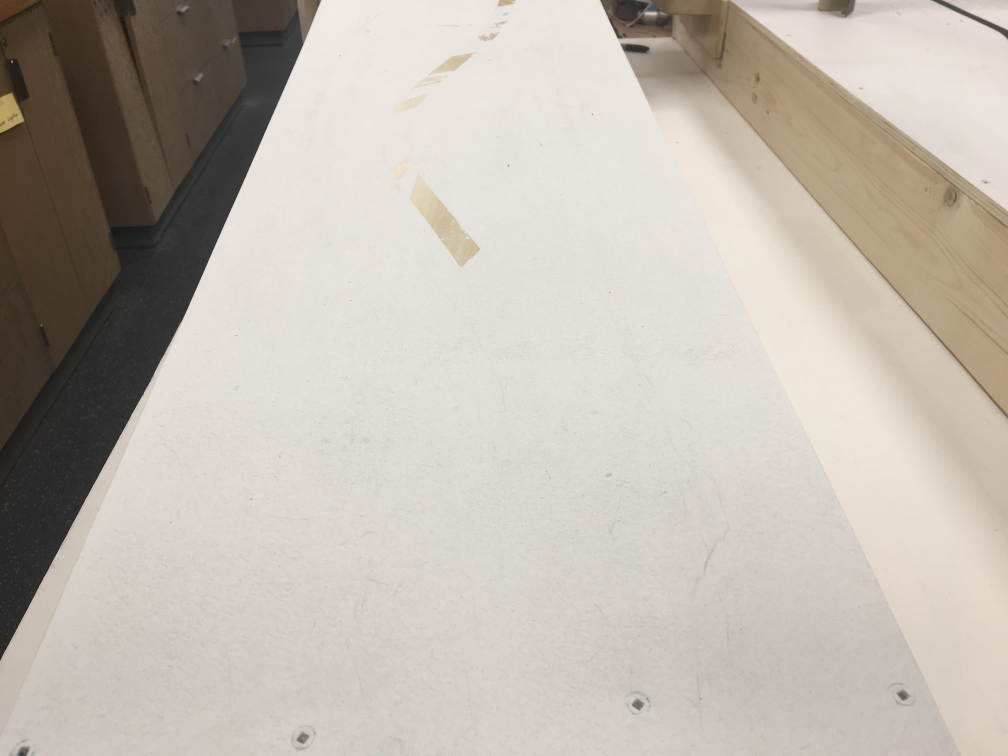
#> input picture Software/bridge.jpg, 4032 x 3024 px (shown at 1/4 size)
$ python edges.py   (older library calls are emulated)
#> lines starting #> are read from the running program, lines starting #| are printed output that depends on the picture
import cv2
import numpy as np
from matplotlib import pyplot as plt

IMAGE_H = 3024
IMAGE_W = 4032

src = np.float32([[0, IMAGE_H], [1207, IMAGE_H], [0, 0], [IMAGE_W, 0]])
dst = np.float32([[569, IMAGE_H], [711, IMAGE_H], [0, 0], [IMAGE_W, 0]])
M = cv2.getPerspectiveTransform(src, dst) # The transformation matrix
Minv = cv2.getPerspectiveTransform(dst, src) # Inverse transformation

img = cv2.imread('./bridge.jpg') # Read the test img
#> img is the input picture: shape (3024, 4032, 3); mean B, G, R 176.2, 184.8, 191.8
#img = img[450:(450+IMAGE_H), 0:IMAGE_W] # Apply np slicing for ROI crop
warped_img = cv2.warpPerspective(img, M, (IMAGE_W, IMAGE_H)) # Image warping
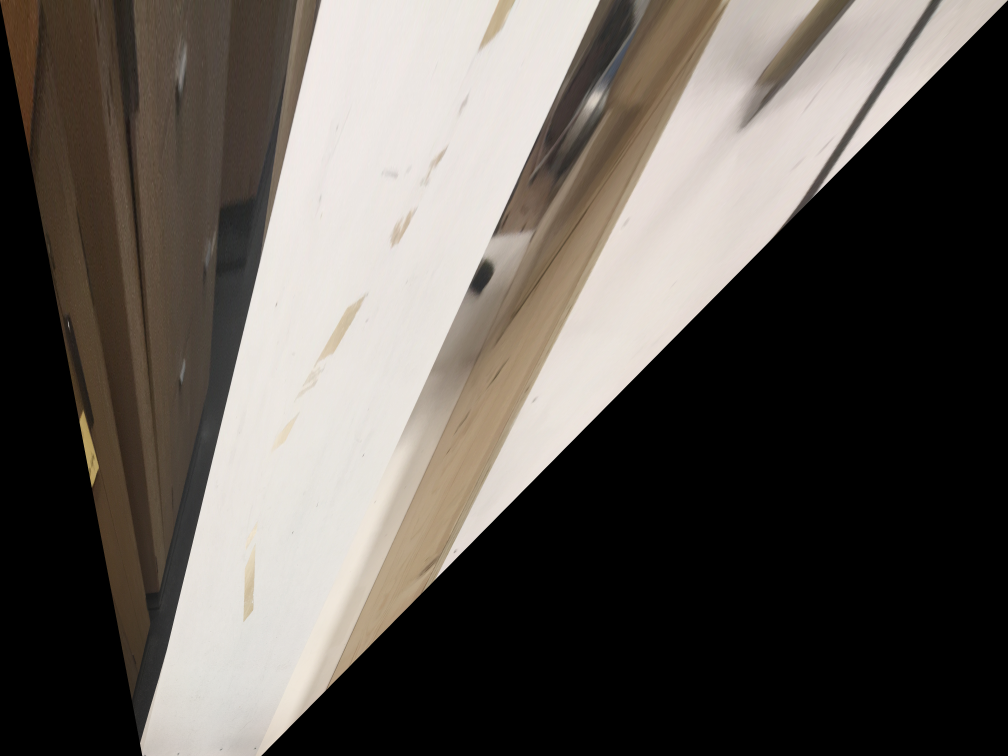
#> warped_img: shape (3024, 4032, 3) (shown at 1/4 size); mean B, G, R 83.4, 88.9, 94.3
gray = cv2.cvtColor(warped_img, cv2.COLOR_BGR2GRAY)
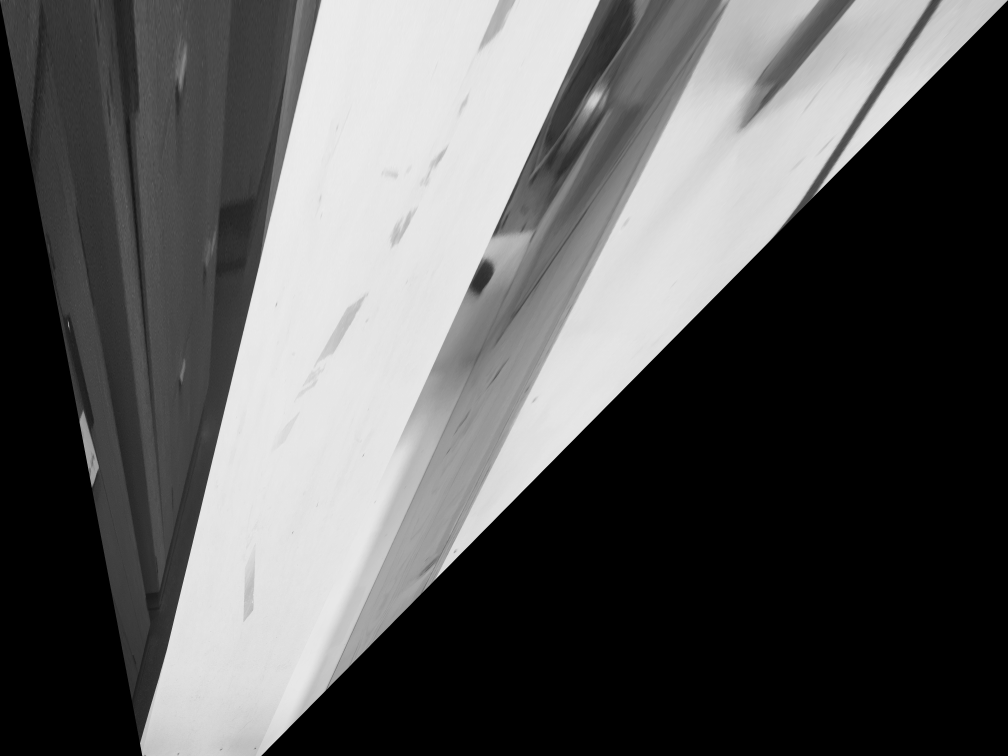
#> gray: shape (3024, 4032) (shown at 1/4 size); min 0, max 246, mean 89.9
denoised = cv2.GaussianBlur(gray,(3,3),0)
sobelx = cv2.Sobel(denoised,cv2.CV_64F,1,0,ksize=5)
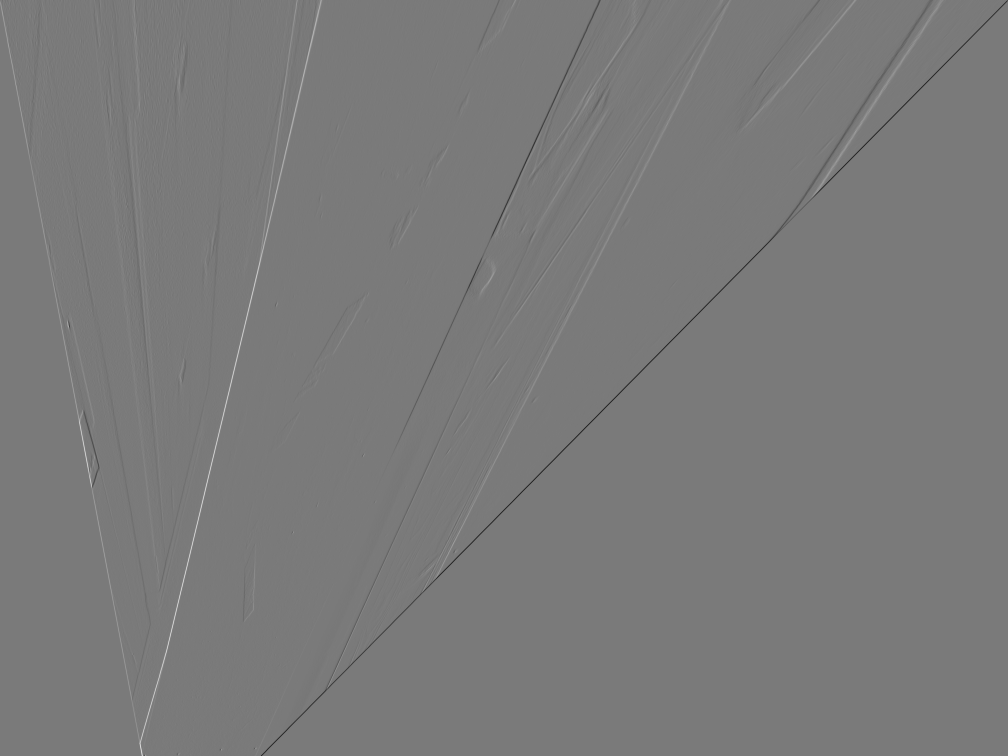
#> sobelx: shape (3024, 4032) float64 (shown at 1/4 size); min -7230, max 7824, mean 0; drawn with min black and max white
plt.subplot(121), plt.imshow(gray, cmap = "gray")
plt.subplot(122), plt.imshow(denoised, cmap = "gray") # Show results
plt.show()
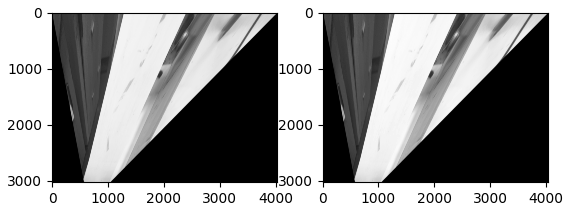
#> figure drawn by matplotlib, 2 panels

#img_inv = cv2.warpPerspective(warped_img, Minv, (IMAGE_W, IMAGE_H)) # Inverse transformation
